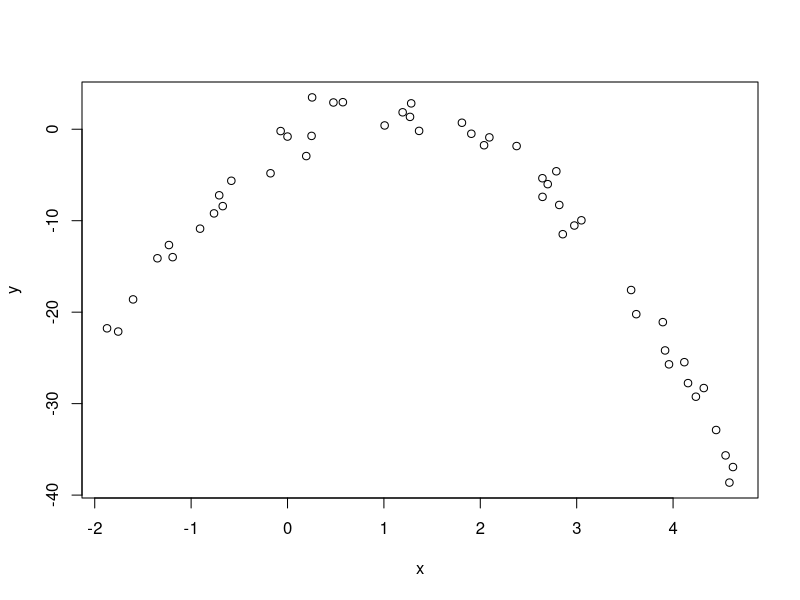
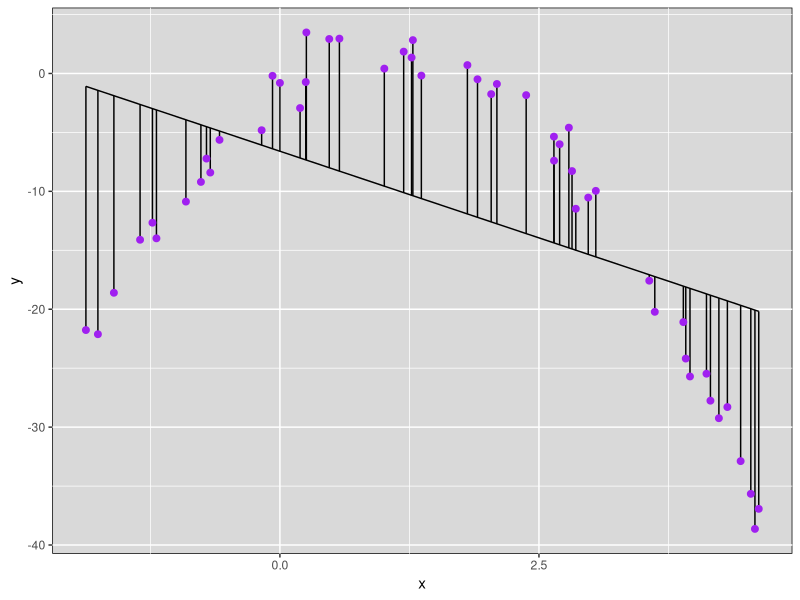

These charts were generated, in order, by the following R code:
# Bayesian tutorial by Rafael S. de Souza - UNC & COIN
#
# Partial example from Bayesian Models for Astrophysical Data 
# by Hilbe, de Souza & Ishida, 2017, Cambridge Univ. Press
#
# Example of frequentist linear regression in R
# synthetic data
# 1 response (y) and 1 explanatory variable (x1)

require(ggplot2)

set.seed(1056)                    # set seed to replicate example
nobs = 50                         # number of observations 
x <- runif(nobs,-2,5)             # random uniform variable
mu <- -1 + 6*x  - 3*x^2           # linear predictor
y <- rnorm(nobs, mu, sd = 1.5)    # create y as adjusted random normal variate 

d <- data.frame(x,y)
plot(x,y)

# Fit model
fit <- lm(y ~ x + 1 , data=d)                 # Normal Fit of the synthetic data. 
summary(fit) 

d$predicted <- predict(fit)

ggplot(d, aes(x = x, y = y)) +
  geom_segment(aes(xend = x, yend = predicted)) +
  geom_point(color="purple",size=2) +
  geom_line(aes(x=x,y=predicted))+
  theme(panel.background = element_rect(color = "black", fill = "gray85") )


